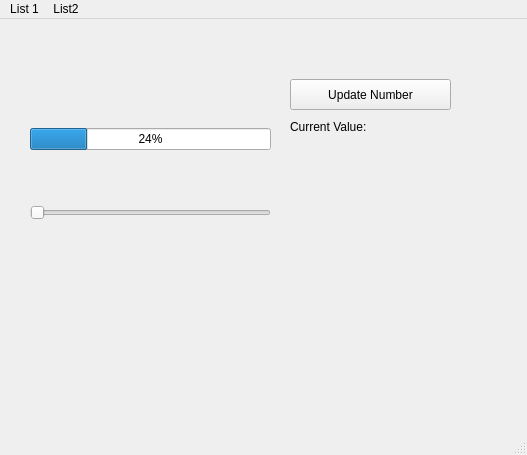
<?xml version="1.0" encoding="UTF-8"?>
<ui version="4.0">
 <class>example_window</class>
 <widget class="QMainWindow" name="example_window">
  <property name="geometry">
   <rect>
    <x>0</x>
    <y>0</y>
    <width>527</width>
    <height>455</height>
   </rect>
  </property>
  <property name="windowTitle">
   <string>example_window</string>
  </property>
  <widget class="QWidget" name="centralwidget">
   <widget class="QWidget" name="gridLayoutWidget">
    <property name="geometry">
     <rect>
      <x>30</x>
      <y>60</y>
      <width>241</width>
      <height>191</height>
     </rect>
    </property>
    <layout class="QGridLayout" name="gridLayout_2">
     <item row="0" column="0">
      <widget class="QProgressBar" name="progressBar">
       <property name="value">
        <number>24</number>
       </property>
      </widget>
     </item>
     <item row="1" column="0">
      <widget class="QSlider" name="horizontalSlider">
       <property name="orientation">
        <enum>Qt::Horizontal</enum>
       </property>
      </widget>
     </item>
    </layout>
   </widget>
   <widget class="QPushButton" name="pushButton">
    <property name="geometry">
     <rect>
      <x>290</x>
      <y>60</y>
      <width>161</width>
      <height>31</height>
     </rect>
    </property>
    <property name="text">
     <string>Update Number</string>
    </property>
   </widget>
   <widget class="QLabel" name="label">
    <property name="geometry">
     <rect>
      <x>290</x>
      <y>100</y>
      <width>161</width>
      <height>16</height>
     </rect>
    </property>
    <property name="text">
     <string>Current Value: </string>
    </property>
   </widget>
  </widget>
  <widget class="QMenuBar" name="menubar">
   <property name="geometry">
    <rect>
     <x>0</x>
     <y>0</y>
     <width>527</width>
     <height>19</height>
    </rect>
   </property>
   <widget class="QMenu" name="menuOption_1">
    <property name="title">
     <string>List 1</string>
    </property>
    <widget class="QMenu" name="menuOption1">
     <property name="title">
      <string>Option1</string>
     </property>
     <addaction name="actionSuboption"/>
    </widget>
    <addaction name="menuOption1"/>
    <addaction name="actionOption2"/>
   </widget>
   <widget class="QMenu" name="menuList2">
    <property name="title">
     <string>List2</string>
    </property>
   </widget>
   <addaction name="menuOption_1"/>
   <addaction name="menuList2"/>
  </widget>
  <widget class="QStatusBar" name="statusbar"/>
  <action name="actionSuboption">
   <property name="text">
    <string>Suboption</string>
   </property>
  </action>
  <action name="actionOption2">
   <property name="text">
    <string>Option2</string>
   </property>
  </action>
 </widget>
 <resources/>
 <connections/>
</ui>
